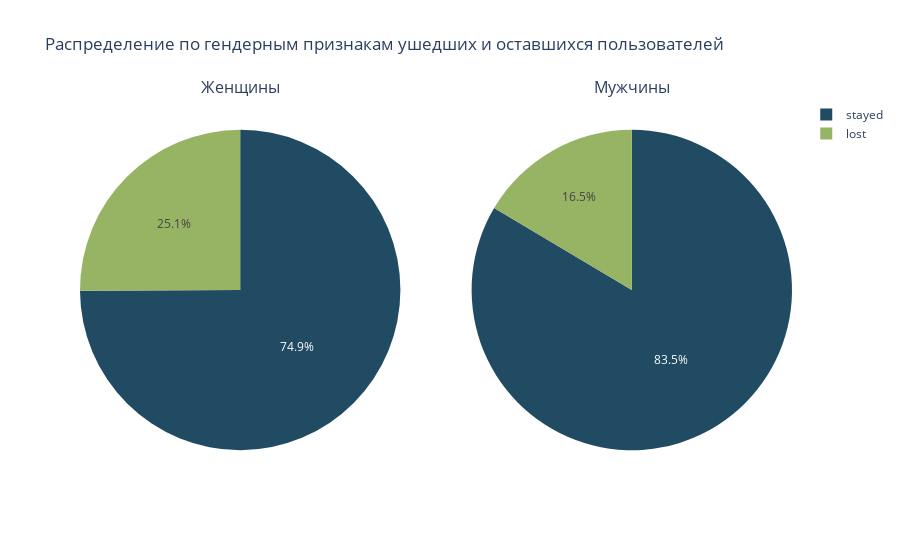

This figure's notebook cell:
### Code cell
colors = ['rgb(33, 75, 99)', 'rgb(151, 179, 100)']
column1 = [3404, 1139]
column2 = [4559, 898]

data = ['stayed', 'lost']


fig = make_subplots(1, 2, specs=[[{'type':'domain'}, {'type':'domain'}]],
                    subplot_titles=['Женщины', 'Мужчины'])
fig.add_trace(go.Pie(labels= data, values=column1,
                     name="Ж", marker_colors=colors), 1, 1)
fig.add_trace(go.Pie(labels= data, values= column2,
                     name="М", marker_colors=colors), 1, 2)


fig.update_layout(title_text='Распределение по гендерным признакам ушедших и оставшихся пользователей')
fig.show()

### Figure 1 — Plotly figure (JSON) as saved in the notebook; plotly's stock layout.template omitted (floating-point values rounded to 4 significant figures)
{"data": [{"domain": {"x": [0, 0.45], "y": [0, 1]}, "labels": ["stayed", "lost"], "marker": {"colors": ["rgb(33, 75, 99)", "rgb(151, 179, 100)"]}, "name": "Ж", "type": "pie", "values": [3404, 1139]}, {"domain": {"x": [0.55, 1], "y": [0, 1]}, "labels": ["stayed", "lost"], "marker": {"colors": ["rgb(33, 75, 99)", "rgb(151, 179, 100)"]}, "name": "М", "type": "pie", "values": [4559, 898]}], "layout": {"annotations": [{"font": {"size": 16}, "showarrow": false, "text": "Женщины", "x": 0.225, "xanchor": "center", "xref": "paper", "y": 1, "yanchor": "bottom", "yref": "paper"}, {"font": {"size": 16}, "showarrow": false, "text": "Мужчины", "x": 0.775, "xanchor": "center", "xref": "paper", "y": 1, "yanchor": "bottom", "yref": "paper"}], "title": {"text": "Распределение по гендерным признакам ушедших и оставшихся пользователей"}}}
